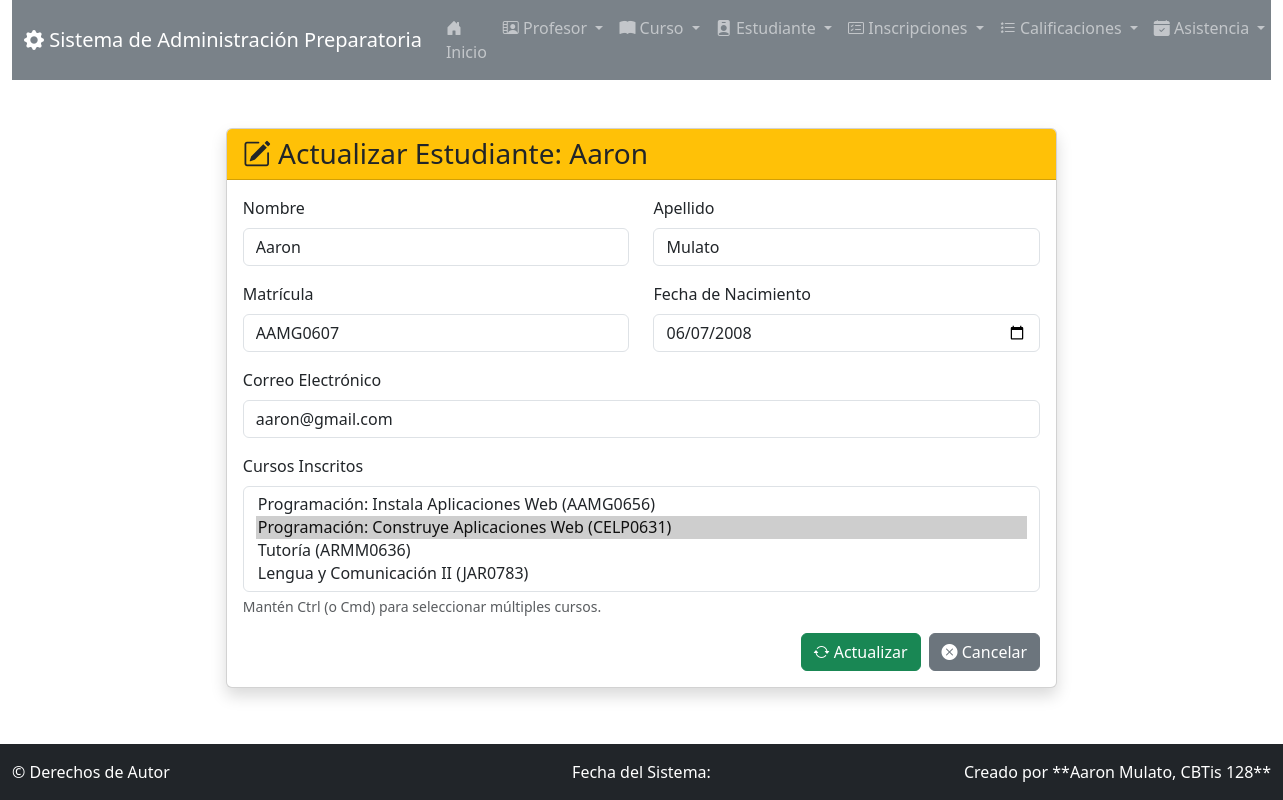
/estudiante/actualizar/1/, run on an earlier commit of the app's database.
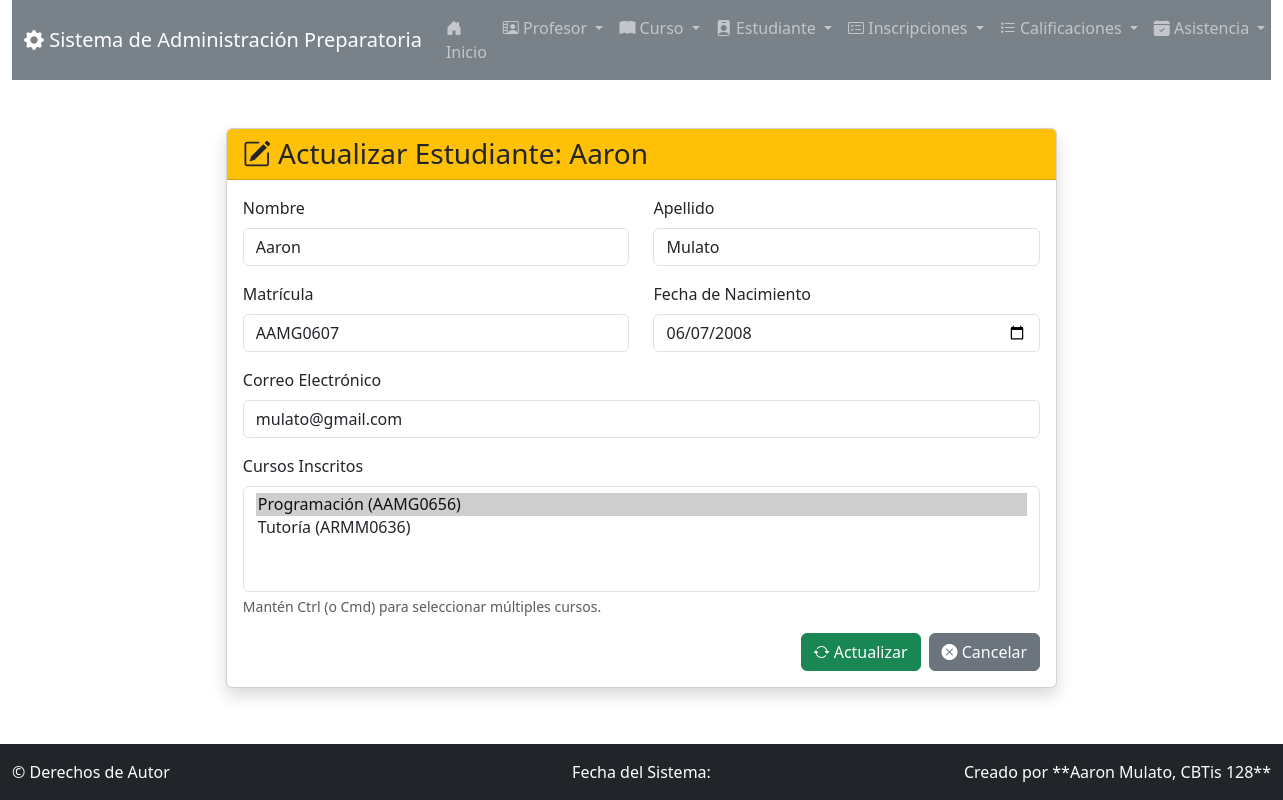
And on a later commit of the database.
### app_Preparatoria/models.py (models this page shows, shortened)
class Estudiante(models.Model):
    nombre_estudiante = models.CharField(max_length=50)
    apellido_estudiante = models.CharField(max_length=50)
    matricula = models.CharField(max_length=10, unique=True)
    correo_estudiante = models.EmailField(max_length=100)
    fecha_nacimiento = models.DateField()
    fecha_inscripcion = models.DateField(auto_now_add=True)
    cursos = models.ManyToManyField(Curso, through='Inscripcion', related_name="estudiantes_inscritos")

### app_Preparatoria/views.py (the view)
# urls.py: path('estudiante/actualizar/<int:estudiante_id>/', views.actualizar_estudiante, name='actualizar_estudiante'),
def actualizar_estudiante(request, estudiante_id):
    estudiante = get_object_or_404(Estudiante.objects.prefetch_related('cursos'), pk=estudiante_id)
    cursos = Curso.objects.all()
    cursos_actuales_ids = list(estudiante.cursos.values_list('id', flat=True))
    context = {
        'estudiante': estudiante,
        'cursos': cursos,
        'cursos_actuales_ids': cursos_actuales_ids
    }
    return render(request, 'estudiante/actualizar_estudiante.html', context)

### app_Preparatoria/templates/estudiante/actualizar_estudiante.html (shortened to what this page needs)
{% extends 'base.html' %}
{% block content %}
<div class="row justify-content-center">
    <div class="col-md-8">
        <div class="card shadow">
            <div class="card-header bg-warning text-dark">
                <h3 class="mb-0"><i class="bi bi-pencil-square"></i> Actualizar Estudiante: {{ estudiante.nombre_estudiante }}</h3>
            </div>
            <div class="card-body">
                <form method="POST" action="{% url 'realizar_actualizacion_estudiante' estudiante.id %}">
                    <div class="row mb-3">
                        <div class="col-md-6">
                            <label for="nombre_estudiante" class="form-label">Nombre</label>
                            <input type="text" class="form-control" id="nombre_estudiante" name="nombre_estudiante" value="{{ estudiante.nombre_estudiante }}" required>
                        </div>
                        <div class="col-md-6">
                            <label for="apellido_estudiante" class="form-label">Apellido</label>
                            <input type="text" class="form-control" id="apellido_estudiante" name="apellido_estudiante" value="{{ estudiante.apellido_estudiante }}" required>
                        </div>
                    </div>
                    <div class="row mb-3">
                        <div class="col-md-6">
                            <label for="matricula" class="form-label">Matrícula</label>
                            <input type="text" class="form-control" id="matricula" name="matricula" value="{{ estudiante.matricula }}" required maxlength="10">
                        </div>
                        <div class="col-md-6">
                            <label for="fecha_nacimiento" class="form-label">Fecha de Nacimiento</label>
                            <input type="date" class="form-control" id="fecha_nacimiento" name="fecha_nacimiento" value="{{ estudiante.fecha_nacimiento|date:'Y-m-d' }}" required>
                        </div>
                    </div>
                    <div class="mb-3">
                        <label for="correo_estudiante" class="form-label">Correo Electrónico</label>
                        <input type="email" class="form-control" id="correo_estudiante" name="correo_estudiante" value="{{ estudiante.correo_estudiante }}" required>
                    </div>
                    <div class="mb-3">
                        <label for="cursos" class="form-label">Cursos Inscritos</label>
                        <select multiple class="form-select" id="cursos" name="cursos">
                            {% for curso in cursos %}
                                <option value="{{ curso.id }}"
                                    {% if curso.id in cursos_actuales_ids %}selected{% endif %}>
                                    {{ curso.nombre_curso }} ({{ curso.codigo }})
                                </option>
                            {% endfor %}
                        </select>
                        <div class="form-text">Mantén Ctrl (o Cmd) para seleccionar múltiples cursos.</div>
                    </div>
                    <div class="d-grid gap-2 d-md-flex justify-content-md-end">
                        <button type="submit" class="btn btn-success"><i class="bi bi-arrow-repeat"></i> Actualizar</button>
                        <a href="{% url 'ver_estudiante' %}" class="btn btn-secondary"><i class="bi bi-x-circle-fill"></i> Cancelar</a>
                    </div>
                </form>
            </div>
        </div>
    </div>
</div>
{% endblock %}

What changed in the data, as far as the page shows it:
changed Estudiante "Aaron": correo_estudiante "aaron@gmail.com" → "mulato@gmail.com"
Also different on the page:
form field cursos: "Programación: Instala Aplicaciones Web (AAMG0656) / Programación: Construye Aplicaciones Web (CELP0631) ☑ / Tutoría (ARMM0636) / Lengua y Comunicación II (JAR0783)" → "Programación (AAMG0656) ☑ / Tutoría (ARMM0636)"
